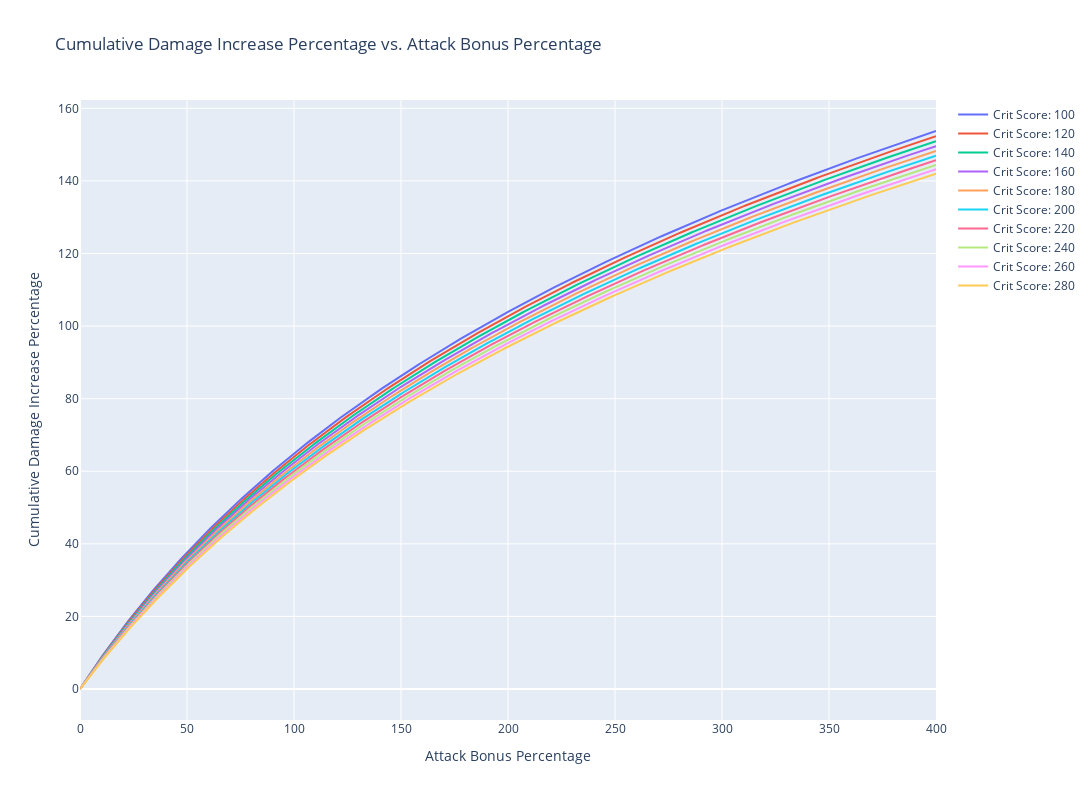

This figure's notebook cell:
### Code cell
import numpy as np
import plotly.graph_objects as go

# Assume base attack is 1000
base_attack = 1000

# Attack bonus percentage, from 0% to 200%, step size is 1%
attack_bonus_percentage = np.arange(0, 4.01, 0.01)

# Crit score list
crit_scores = [100, 120, 140, 160, 180, 200, 220, 240, 260, 280]

# Create a Plotly Figure object
fig = go.Figure()

# Plot the cumulative damage increase percentage curves for different crit scores
for crit_score in crit_scores:
    cumulative_damage_increase = []
    cumulative_increase = 0
    for attack_bonus in attack_bonus_percentage:
        # Calculate current attack
        current_attack = base_attack * (1 + attack_bonus)

        # Calculate current total damage
        current_damage = (current_attack + crit_score) * (1 + 2 * (crit_score ** 2) / 9)

        # Calculate total damage at the previous attack bonus
        previous_attack = base_attack * (1 + max(attack_bonus - 0.01, 0))
        previous_damage = (previous_attack + crit_score) * (1 + 2 * (crit_score ** 2) / 9)

        # Calculate damage increase percentage
        damage_increase = (current_damage / previous_damage - 1) * 100
        cumulative_increase += damage_increase
        cumulative_damage_increase.append(cumulative_increase)

    fig.add_trace(go.Scatter(x=attack_bonus_percentage * 100, y=cumulative_damage_increase, mode='lines', name=f'Crit Score: {crit_score}'))
fig.update_layout(
    autosize=False,
    width=1600,
    height=800,
)
# Set axis labels and title
fig.update_layout(
    title="Cumulative Damage Increase Percentage vs. Attack Bonus Percentage",
    xaxis_title="Attack Bonus Percentage",
    yaxis_title="Cumulative Damage Increase Percentage"
)

# Show the interactive plot
fig.show()

### Figure 1 — Plotly figure (JSON) as saved in the notebook; plotly's stock layout.template omitted (floating-point values rounded to 4 significant figures; data arrays with more than 128 entries replaced by an {"elided": "..."} marker saying what was removed)
{"data": [{"mode": "lines", "name": "Crit Score: 100", "type": "scatter", "x": {"elided": "401 float values"}, "y": {"elided": "401 float values"}}, {"mode": "lines", "name": "Crit Score: 120", "type": "scatter", "x": {"elided": "401 float values"}, "y": {"elided": "401 float values"}}, {"mode": "lines", "name": "Crit Score: 140", "type": "scatter", "x": {"elided": "401 float values"}, "y": {"elided": "401 float values"}}, {"mode": "lines", "name": "Crit Score: 160", "type": "scatter", "x": {"elided": "401 float values"}, "y": {"elided": "401 float values"}}, {"mode": "lines", "name": "Crit Score: 180", "type": "scatter", "x": {"elided": "401 float values"}, "y": {"elided": "401 float values"}}, {"mode": "lines", "name": "Crit Score: 200", "type": "scatter", "x": {"elided": "401 float values"}, "y": {"elided": "401 float values"}}, {"mode": "lines", "name": "Crit Score: 220", "type": "scatter", "x": {"elided": "401 float values"}, "y": {"elided": "401 float values"}}, {"mode": "lines", "name": "Crit Score: 240", "type": "scatter", "x": {"elided": "401 float values"}, "y": {"elided": "401 float values"}}, {"mode": "lines", "name": "Crit Score: 260", "type": "scatter", "x": {"elided": "401 float values"}, "y": {"elided": "401 float values"}}, {"mode": "lines", "name": "Crit Score: 280", "type": "scatter", "x": {"elided": "401 float values"}, "y": {"elided": "401 float values"}}], "layout": {"autosize": false, "height": 800, "title": {"text": "Cumulative Damage Increase Percentage vs. Attack Bonus Percentage"}, "width": 1600, "xaxis": {"title": {"text": "Attack Bonus Percentage"}}, "yaxis": {"title": {"text": "Cumulative Damage Increase Percentage"}}}}
